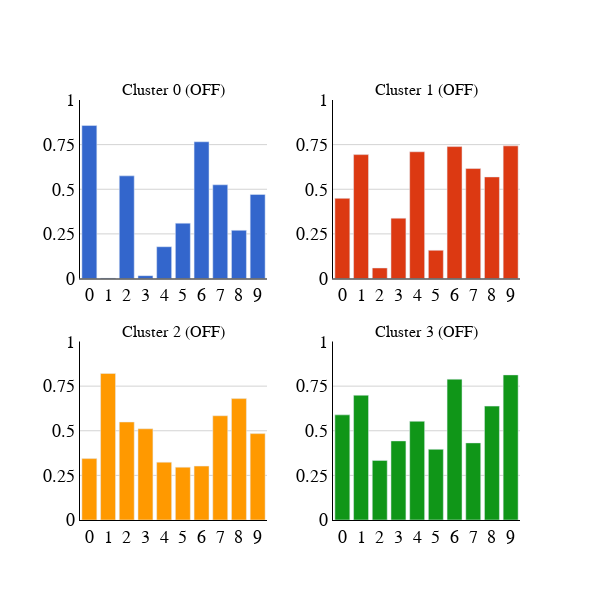

Notebook code for this chart:
### Code cell
fig = plot_classwise_cluster_perf(num_clusters, classwise_accuracies_off, type='OFF')
fig.show()

### Figure 1 — Plotly figure (JSON) as saved in the notebook; plotly's stock layout.template omitted (floating-point values rounded to 4 significant figures)
{"data": [{"marker": {"color": "#3366CC"}, "name": "Cluster 0", "type": "bar", "x": ["0", "1", "2", "3", "4", "5", "6", "7", "8", "9"], "xaxis": "x", "y": [0.857, 0.003, 0.575, 0.016, 0.178, 0.31, 0.766, 0.525, 0.27, 0.471], "yaxis": "y"}, {"marker": {"color": "#DC3912"}, "name": "Cluster 1", "type": "bar", "x": ["0", "1", "2", "3", "4", "5", "6", "7", "8", "9"], "xaxis": "x2", "y": [0.449, 0.694, 0.059, 0.338, 0.71, 0.158, 0.739, 0.616, 0.569, 0.743], "yaxis": "y2"}, {"marker": {"color": "#FF9900"}, "name": "Cluster 2", "type": "bar", "x": ["0", "1", "2", "3", "4", "5", "6", "7", "8", "9"], "xaxis": "x3", "y": [0.344, 0.821, 0.549, 0.511, 0.324, 0.296, 0.302, 0.584, 0.68, 0.484], "yaxis": "y3"}, {"marker": {"color": "#109618"}, "name": "Cluster 3", "type": "bar", "x": ["0", "1", "2", "3", "4", "5", "6", "7", "8", "9"], "xaxis": "x4", "y": [0.589, 0.699, 0.334, 0.443, 0.553, 0.396, 0.789, 0.432, 0.638, 0.813], "yaxis": "y4"}], "layout": {"annotations": [{"font": {"size": 16}, "showarrow": false, "text": "Cluster 0 (OFF)", "x": 0.2125, "xanchor": "center", "xref": "paper", "y": 1, "yanchor": "bottom", "yref": "paper"}, {"font": {"size": 16}, "showarrow": false, "text": "Cluster 1 (OFF)", "x": 0.7875, "xanchor": "center", "xref": "paper", "y": 1, "yanchor": "bottom", "yref": "paper"}, {"font": {"size": 16}, "showarrow": false, "text": "Cluster 2 (OFF)", "x": 0.2125, "xanchor": "center", "xref": "paper", "y": 0.425, "yanchor": "bottom", "yref": "paper"}, {"font": {"size": 16}, "showarrow": false, "text": "Cluster 3 (OFF)", "x": 0.7875, "xanchor": "center", "xref": "paper", "y": 0.425, "yanchor": "bottom", "yref": "paper"}], "font": {"color": "black", "family": "serif", "size": 20}, "height": 600, "plot_bgcolor": "white", "showlegend": false, "width": 600, "xaxis": {"anchor": "y", "domain": [0, 0.425], "linecolor": "black", "linewidth": 1, "mirror": false, "showline": true, "tickfont": {"color": "black", "family": "serif", "size": 18}, "tickvals": [0, 1, 2, 3, 4, 5, 6, 7, 8, 9], "title": {"font": {"color": "black", "family": "serif", "size": 20}}}, "xaxis2": {"anchor": "y2", "domain": [0.575, 1], "linecolor": "black", "linewidth": 1, "mirror": false, "showline": true, "tickfont": {"color": "black", "family": "serif", "size": 18}, "tickvals": [0, 1, 2, 3, 4, 5, 6, 7, 8, 9], "title": {"font": {"color": "black", "family": "serif", "size": 20}}}, "xaxis3": {"anchor": "y3", "domain": [0, 0.425], "linecolor": "black", "linewidth": 1, "mirror": false, "showline": true, "tickfont": {"color": "black", "family": "serif", "size": 18}, "tickvals": [0, 1, 2, 3, 4, 5, 6, 7, 8, 9], "title": {"font": {"color": "black", "family": "serif", "size": 20}}}, "xaxis4": {"anchor": "y4", "domain": [0.575, 1], "linecolor": "black", "linewidth": 1, "mirror": false, "showline": true, "tickfont": {"color": "black", "family": "serif", "size": 18}, "tickvals": [0, 1, 2, 3, 4, 5, 6, 7, 8, 9], "title": {"font": {"color": "black", "family": "serif", "size": 20}}}, "yaxis": {"anchor": "x", "domain": [0.575, 1], "gridcolor": "LightGray", "gridwidth": 1, "linecolor": "black", "linewidth": 1, "mirror": false, "range": [0, 1], "showgrid": true, "showline": true, "tickfont": {"color": "black", "family": "serif", "size": 18}, "tickvals": [0, 0.25, 0.5, 0.75, 1], "title": {"font": {"color": "black", "family": "serif", "size": 20}}}, "yaxis2": {"anchor": "x2", "domain": [0.575, 1], "gridcolor": "LightGray", "gridwidth": 1, "linecolor": "black", "linewidth": 1, "mirror": false, "range": [0, 1], "showgrid": true, "showline": true, "tickfont": {"color": "black", "family": "serif", "size": 18}, "tickvals": [0, 0.25, 0.5, 0.75, 1], "title": {"font": {"color": "black", "family": "serif", "size": 20}}}, "yaxis3": {"anchor": "x3", "domain": [0, 0.425], "gridcolor": "LightGray", "gridwidth": 1, "linecolor": "black", "linewidth": 1, "mirror": false, "range": [0, 1], "showgrid": true, "showline": true, "tickfont": {"color": "black", "family": "serif", "size": 18}, "tickvals": [0, 0.25, 0.5, 0.75, 1], "title": {"font": {"color": "black", "family": "serif", "size": 20}}}, "yaxis4": {"anchor": "x4", "domain": [0, 0.425], "gridcolor": "LightGray", "gridwidth": 1, "linecolor": "black", "linewidth": 1, "mirror": false, "range": [0, 1], "showgrid": true, "showline": true, "tickfont": {"color": "black", "family": "serif", "size": 18}, "tickvals": [0, 0.25, 0.5, 0.75, 1], "title": {"font": {"color": "black", "family": "serif", "size": 20}}}}}
